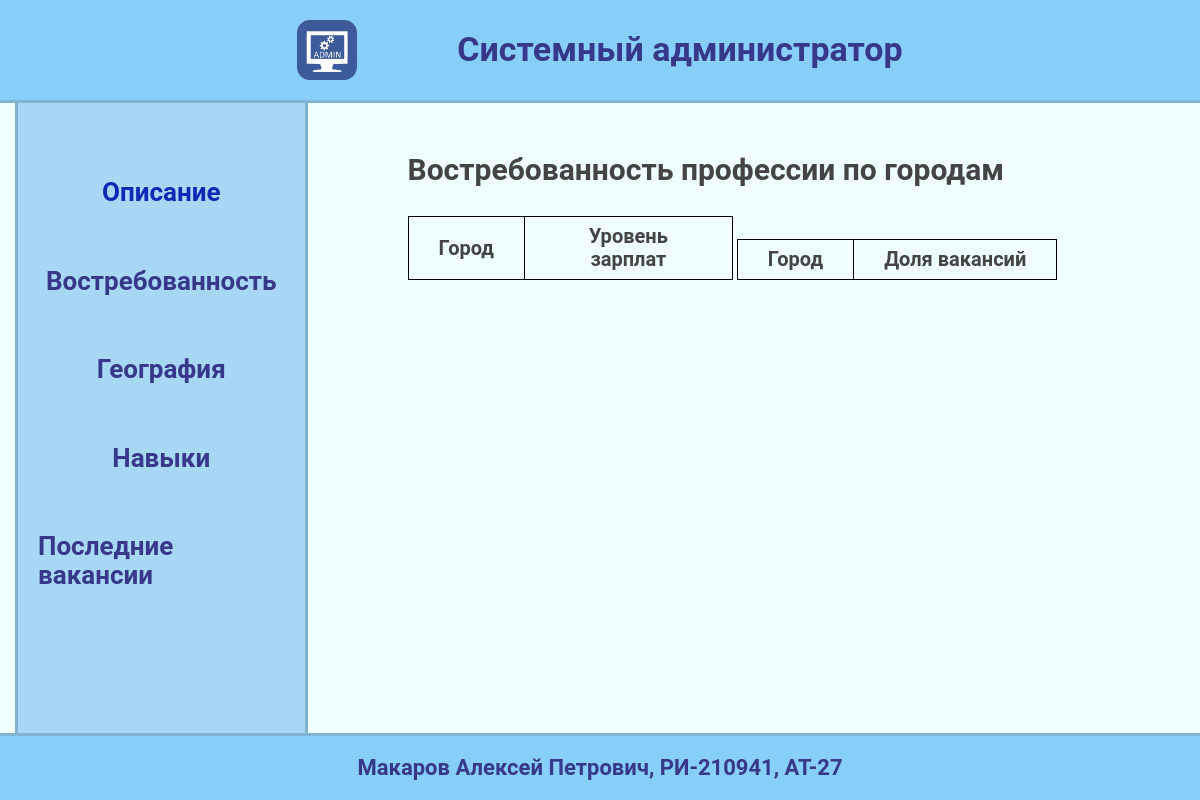
Before: /geography/ with the older database file.
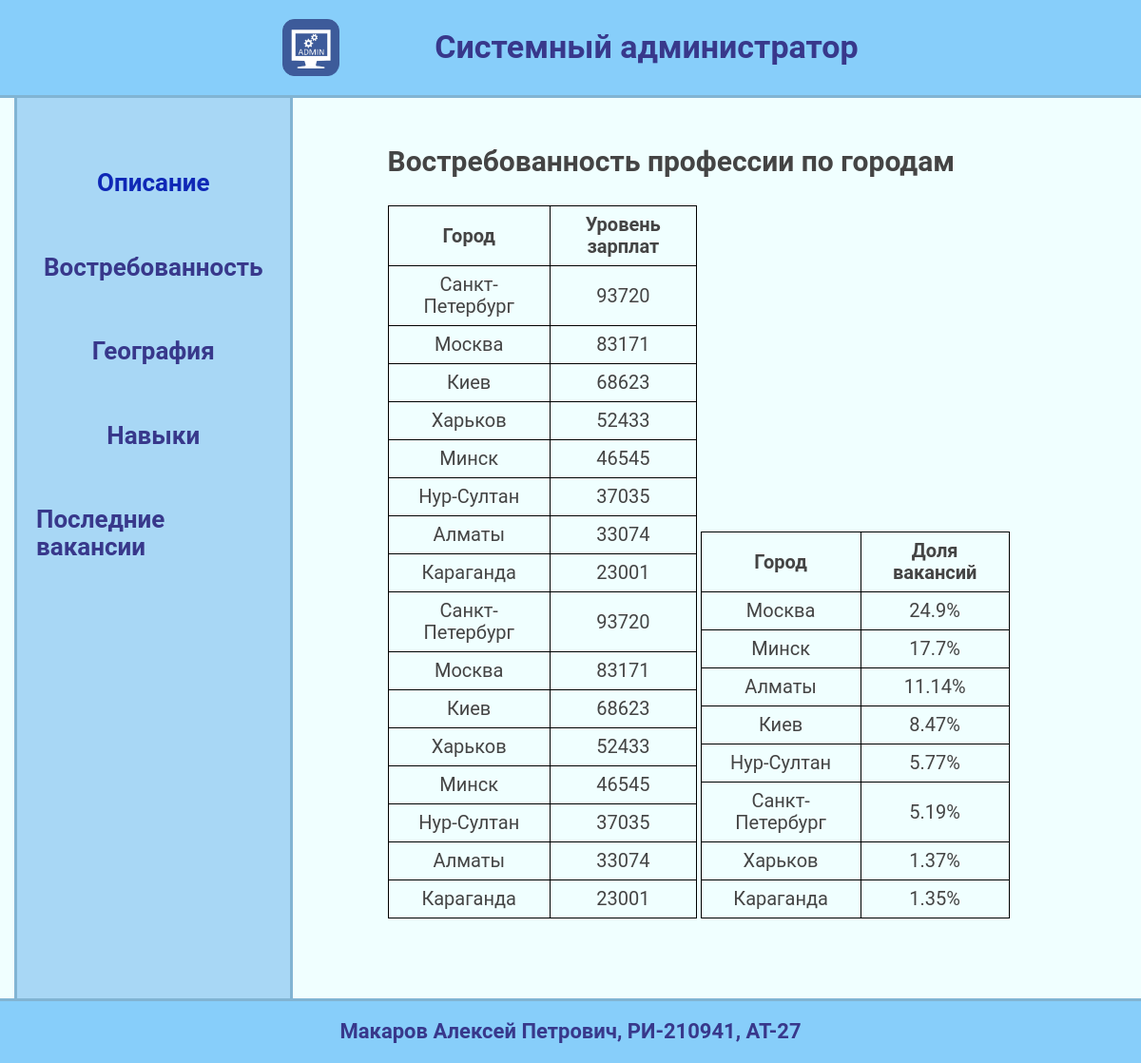
After: the same page with the newer database file.
### vacancies/models.py (models this page shows, shortened)
class SalaryLevelByCity(models.Model):
    city = models.CharField(max_length=50, verbose_name='Город', )
    all_vacancies_statistics = models.IntegerField(verbose_name='Уровень зарплат для всех профессий', )
    class Meta:
        verbose_name = 'Уровень зарплат вакансий по городам'
        verbose_name_plural = 'Уровни зарплат вакансий по городам'

class SalaryCountByCity(models.Model):
    city = models.CharField(max_length=50, verbose_name='Город', )
    selected_vacancies_statistics = models.CharField(max_length=20, verbose_name='Количество вакансий для выбранной профессии', )
    class Meta:
        verbose_name = 'Число вакансий по городам'
        verbose_name_plural = 'Число вакансий по городам'

### vacancies/views.py (the view)
# urls.py: path('geography/', geography, name='geography'),
def geography(request):
    rows1 = SalaryLevelByCity.objects.all()
    rows2 = SalaryCountByCity.objects.all()
    graphs = SalaryInfoByCityGraph.objects.all()
    context = {
        'title': 'География',
        'headers1': ['Город', 'Уровень зарплат'],
        'headers2': ['Город', 'Доля вакансий'],
        'rows1': [ [row.city, row.all_vacancies_statistics] for row in rows1],
        'rows2': [ [row.city, row.selected_vacancies_statistics] for row in rows2],
        'graph_urls': [graph.graph for graph in graphs],
    }
    return render(request, 'vacancies/geography.html', context=context)

### vacancies/templates/vacancies/geography.html (shortened to what this page needs)
{% extends 'vacancies/base.html' %}
{% load static %}
{% block content %}
	<h2 class="main__title title-reset">Востребованность профессии по городам</h2>
	<table class="main__table table2">
		<thead>
		    <tr>
			    {% for cell in headers1 %}
					<th class="table-cell2">{{ cell }}</th>
			    {% endfor %}
		    </tr>
		</thead>
		<tbody>
		    {% for row in rows1 %}
				<tr>
				    {% for cell in row %}
						<td class="table-cell2">{{ cell }}</td>
				    {% endfor %}
				</tr>
		    {% endfor %}
		</tbody>
    </table>
    <table class="main__table table2">
		<thead>
		    <tr>
			    {% for cell in headers2 %}
					<th class="table-cell2">{{ cell }}</th>
			    {% endfor %}
		    </tr>
		</thead>
		<tbody>
		    {% for row in rows2 %}
				<tr>
					{% for cell in row %}
						<td class="table-cell2">{{ cell }}</td>
					{% endfor %}
				</tr>
		    {% endfor %}
		</tbody>
    </table>
{% endblock %}

### vacancies/templates/vacancies/base.html (shortened to what this page needs)
{% load static %}
<!DOCTYPE html>
<html lang="ru">
<head>
	<link type="text/css" href="{% static 'vacancies/css/normalize.css' %}" rel="stylesheet" />
	<link type="text/css" href="{% static 'vacancies/css/main.css' %}" rel="stylesheet" />
</head>
<body>
	<header class="header">
		<div class="container">
			<div class="header__container">
				<a class="header__logo" href="{% url 'main' %}">
					<img src="{% static 'vacancies/images/logo.png' %}" alt="Лого">
				</a>
				<h1 class="header__title title-reset">Системный администратор</h1>
			</div>
		</div>
	</header>
	<main class="main">
		<div class="container">
			<div class="main__container">
				<aside class="main__left">
					<nav class="main__navigation">
						<ul class="main__list list-reset">
							<li class="main__item main__item--selected">
								<a class="main__item-link" href="{% url 'main' %}">Описание</a>
							</li>
							<li class="main__item">
								<a class="main__item-link" href="{% url 'demand' %}">Востребованность</a>
							</li>
							<li class="main__item">
								<a class="main__item-link" href="{% url 'geography' %}">География</a>
							</li>
							<li class="main__item">
								<a class="main__item-link" href="{% url 'skills' %}">Навыки</a>
							</li>
							<li class="main__item">
								<a class="main__item-link" href="{% url 'recent' %}">Последние вакансии</a>
							</li>
						</ul>
					</nav>
				</aside>
				<div class="main__right">
					{% block content %}
					{% endblock %}
				</div>
			</div>
		</div>
	</main>
	<footer class="footer">
		<div class="container">
			<div class="footer__container">
				<div class="footer__author">Макаров Алексей Петрович, РИ-210941, АТ-27</div>
			</div>
		</div>
	</footer>
</body>
</html>

### vacancies/static/vacancies/css/main.css (style rules this page uses)
html { box-sizing: border-box; }
*, *::before, *::after { box-sizing: inherit; font-family: 'Roboto', sans-serif; }
body { min-width: 1200px; font-weight: 400; color: #444; background-color: azure; }
a { color: #0059b2; text-decoration: none; }
img { max-width: 100%; }
.list-reset { margin: 0; padding: 0; list-style: none; }
.title-reset, .paragraph-reset { margin: 0; font-style: normal; }
.container { max-width: 1920px; padding: 0 15px; margin: 0 auto; }
.header { background-color:lightskyblue; border-bottom: 3px solid rgb(129, 180, 211); }
.header__container { display: flex; flex-direction: row; gap: 100px; align-items: center; justify-content: center; padding: 20px 50px; }
.header__logo { width: 60px; height: 60px; }
.header__title { font-family: inherit; font-weight: 700; line-height: 1.1; font-size: 34px; color:rgb(56, 56, 139); }
.main__container { display: flex; flex-direction: row; min-height: calc(100vh - 170px); }
.main__left { width: 25%; padding: 75px 20px; background-color: rgb(168, 215, 245); border-left: 3px solid rgb(129, 180, 211); border-right: 3px solid rgb(129, 180, 211); }
.main__list { display: flex; flex-direction: column; align-items: center; gap: 60px; }
.main__item-link { font-family: inherit; font-weight: 700; line-height: 1.1; font-size: 26px; color: rgb(56, 56, 139); }
.main__item--selected .main__item-link { color: rgb(15, 40, 182); }
.main__right { width: 75%; padding: 50px 100px; background-color: azure; }
.footer { background-color: lightskyblue; border-top: 3px solid rgb(129, 180, 211); }
.footer__container { display: flex; flex-direction: row; gap: 100px; align-items: center; justify-content: center; min-height: 5%; padding: 20px 50px; }
.footer__author { font-family: inherit; font-weight: 700; line-height: 1.1; font-size: 22px; color: rgb(56, 56, 139); }
.main__title { font-family: inherit; font-weight: 700; line-height: 1.1; font-size: 30px; margin-bottom: 30px; }
.table1, .table2 { border-collapse: collapse; margin-bottom: 30px; }
.table2 { display: inline-block; width: 48%; }
.table-cell2 { padding: 8px 30px; font-size: 20px; text-align: center; border: 1px solid black; }

Changed rows visible on the page:
added SalaryLevelByCity: row "Санкт-Петербург"
added SalaryLevelByCity: row "Москва"
added SalaryLevelByCity: row "Киев"
added SalaryLevelByCity: row "Харьков"
added SalaryLevelByCity: row "Минск"
added SalaryLevelByCity: row "Нур-Султан"
added SalaryLevelByCity: row "Алматы"
added SalaryLevelByCity: row "Караганда"
added SalaryLevelByCity: row "Санкт-Петербург"
added SalaryLevelByCity: row "Москва"
added SalaryLevelByCity: row "Киев"
added SalaryLevelByCity: row "Харьков"
added SalaryLevelByCity: row "Минск"
added SalaryLevelByCity: row "Нур-Султан"
added SalaryLevelByCity: row "Алматы"
added SalaryLevelByCity: row "Караганда"
added SalaryCountByCity: row "Москва" "24.9%"
added SalaryCountByCity: row "Минск" "17.7%"
added SalaryCountByCity: row "Алматы" "11.14%"
added SalaryCountByCity: row "Киев" "8.47%"
added SalaryCountByCity: row "Нур-Султан" "5.77%"
added SalaryCountByCity: row "Санкт-Петербург" "5.19%"
added SalaryCountByCity: row "Харьков" "1.37%"
added SalaryCountByCity: row "Караганда" "1.35%"
Other visible differences:
new list line: "93720"
new list line: "83171"
new list line: "68623"
new list line: "52433"
new list line: "46545"
new list line: "37035"
new list line: "33074"
new list line: "23001"
